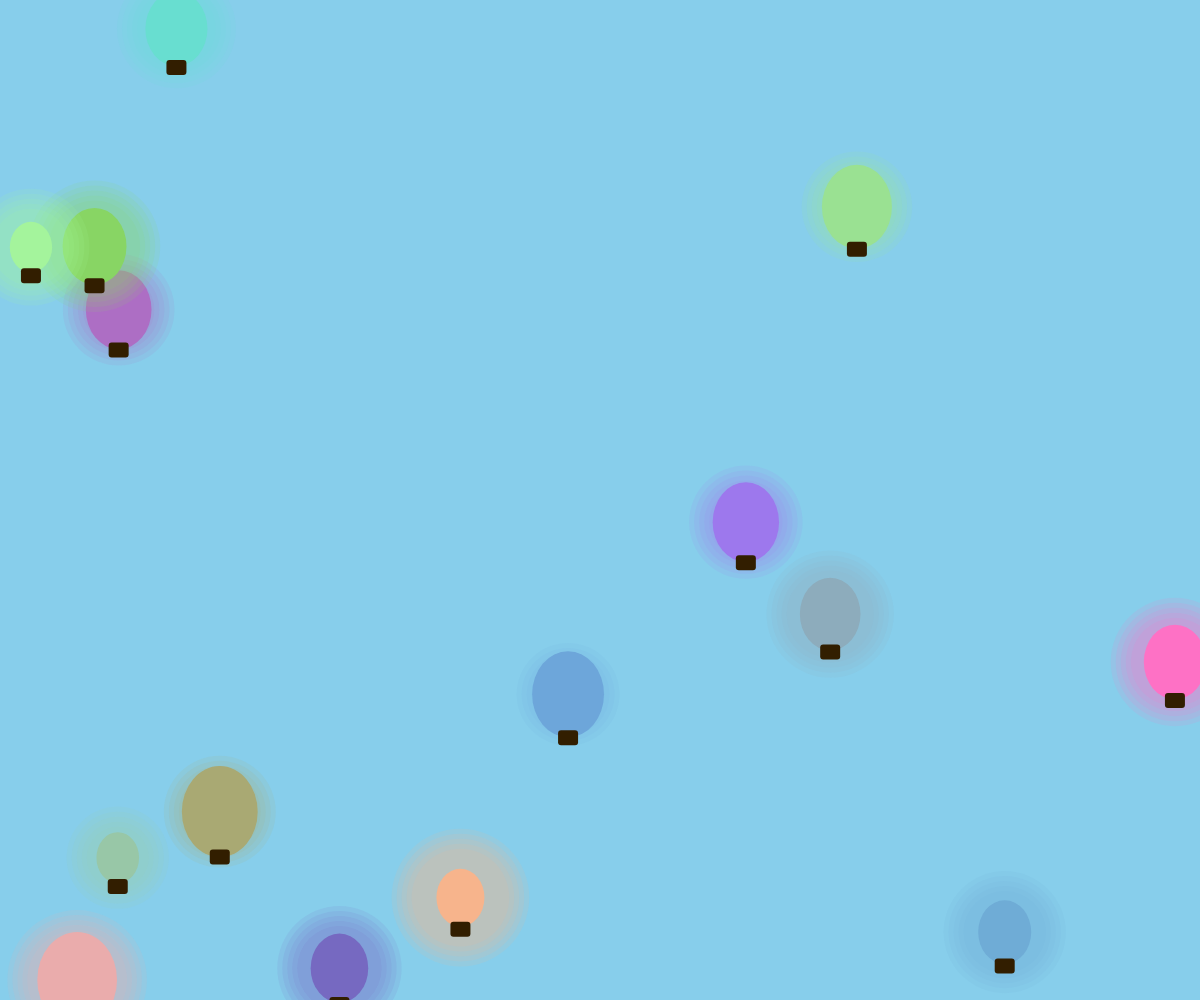
Frame 1 (no input)
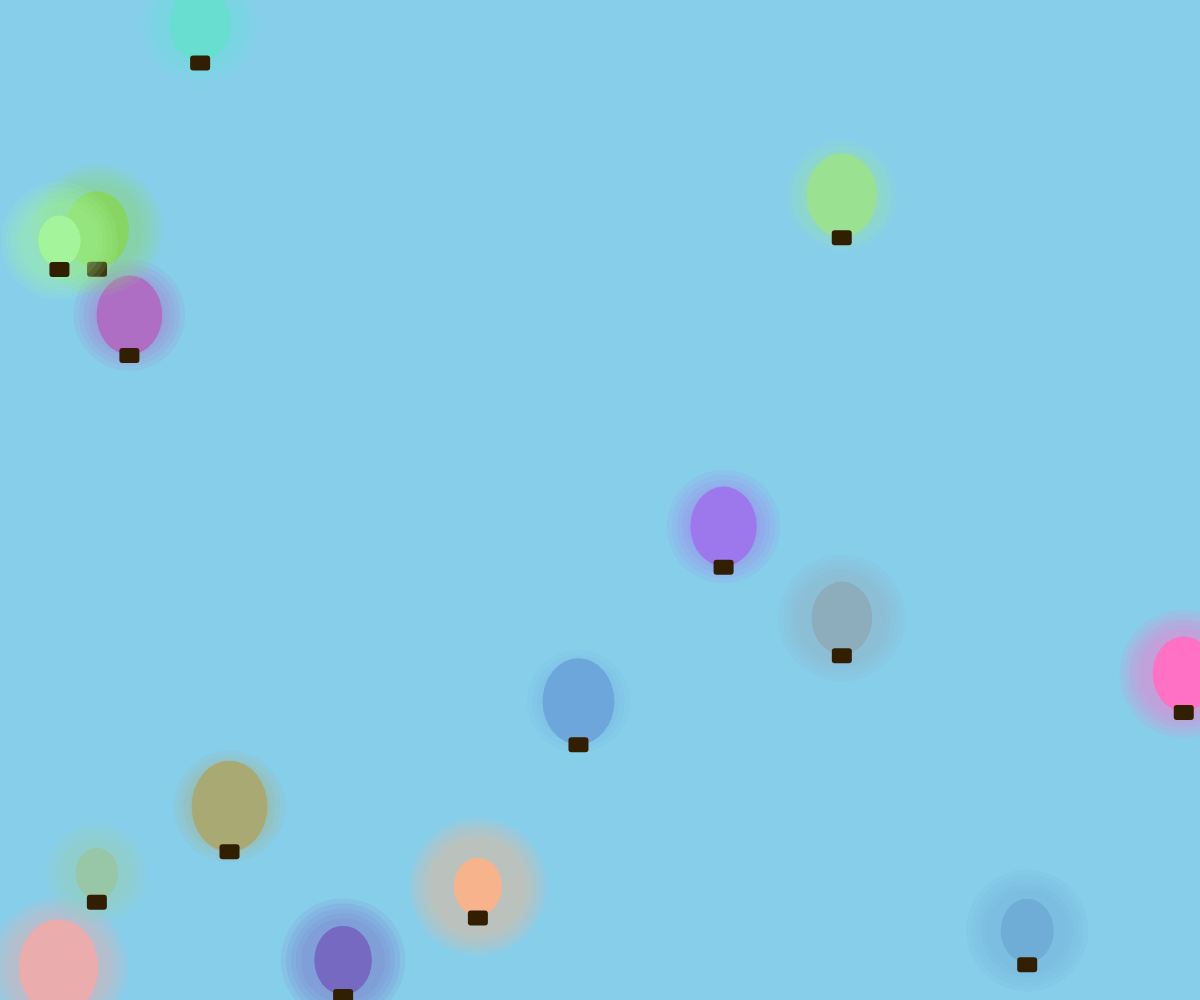
Frame 60 (no input)
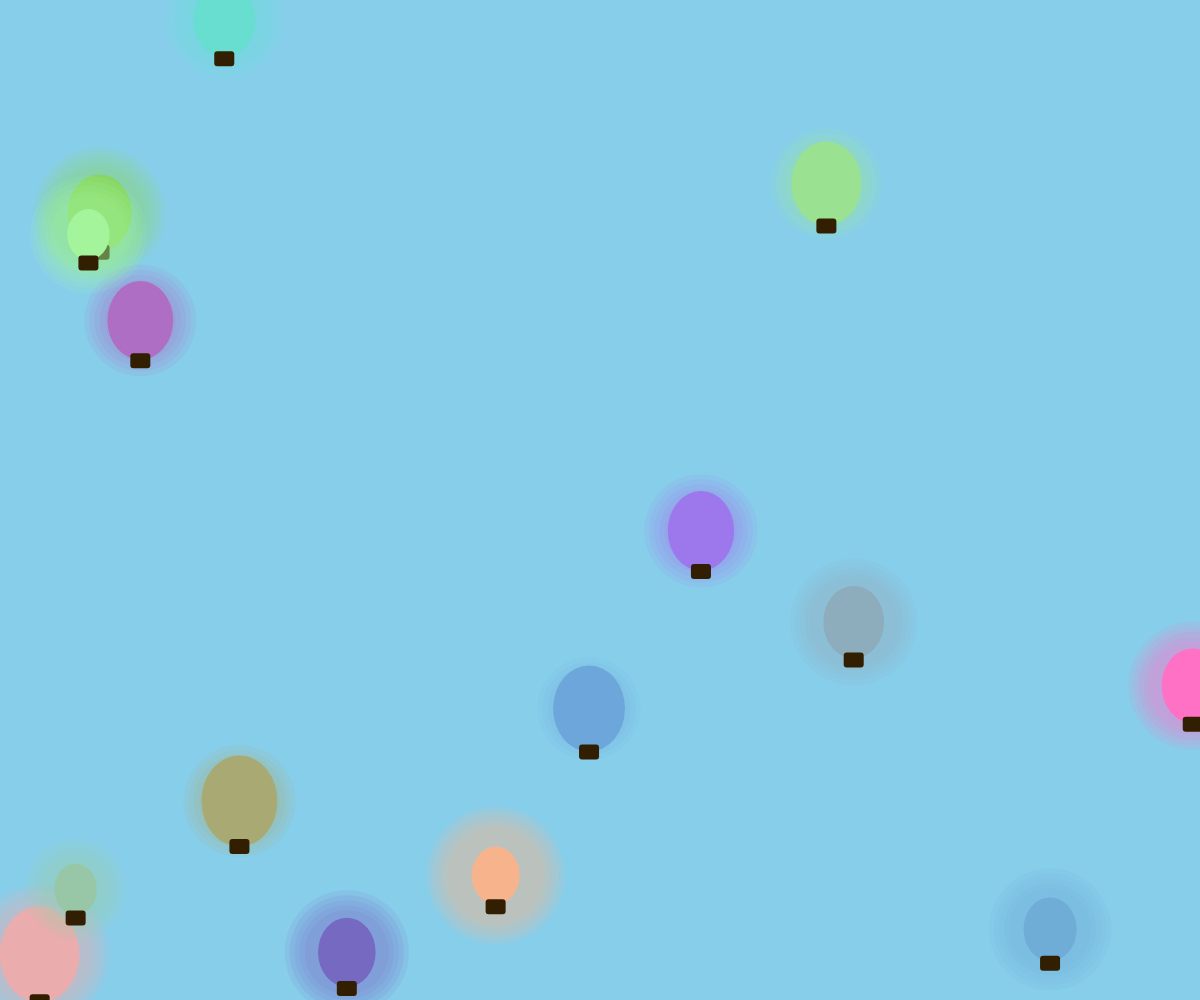
Frame 120 (the mouse pressed at the canvas centre since frame 60)

The p5.js sketch that drew these frames (run headless with seeded random() and noise() and a simulated clock; from frame 60 on, the mouse is pressed at the canvas centre):

// p5.js sketch
// ── sketch.js
let balloons = [];

function setup() {
  createCanvas(windowWidth, windowHeight);
  // Create several hot air balloons with unique colors and positions
  for (let i = 0; i < 15; i++) {
    balloons.push({
      x: random(width),
      y: random(height),
      size: random(40, 80),
      color: color(random(100, 255), random(100, 255), random(100, 255)),
      speedX: random(-0.5, 0.5),
      speedY: random(-0.3, 0.3),
      glowSize: random(60, 100)
    });
  }
}

function draw() {
  // Soft sky gradient background
  background(135, 206, 235);
  
  // Draw each balloon with a soft glow effect
  for (let i = 0; i < balloons.length; i++) {
    let b = balloons[i];
    
    // Update position slowly
    b.x += b.speedX;
    b.y += b.speedY;
    
    // Wrap around edges
    if (b.x > width + b.size) b.x = -b.size;
    if (b.x < -b.size) b.x = width + b.size;
    if (b.y > height + b.size) b.y = -b.size;
    if (b.y < -b.size) b.y = height + b.size;
    
    // Glow effect using multiple transparent ellipses
    noStroke();
    for (let j = 0; j < 5; j++) {
      fill(red(b.color), green(b.color), blue(b.color), 30);
      ellipse(b.x, b.y, b.glowSize + j * 10);
    }
    
    // Balloon body
    fill(b.color);
    ellipse(b.x, b.y, b.size, b.size * 1.2);
    
    // Balloon basket
    fill(50, 30, 0);
    rect(b.x - 10, b.y + b.size/2, 20, 15, 3);
  }
}

function windowResized() {
  resizeCanvas(windowWidth, windowHeight);
}
